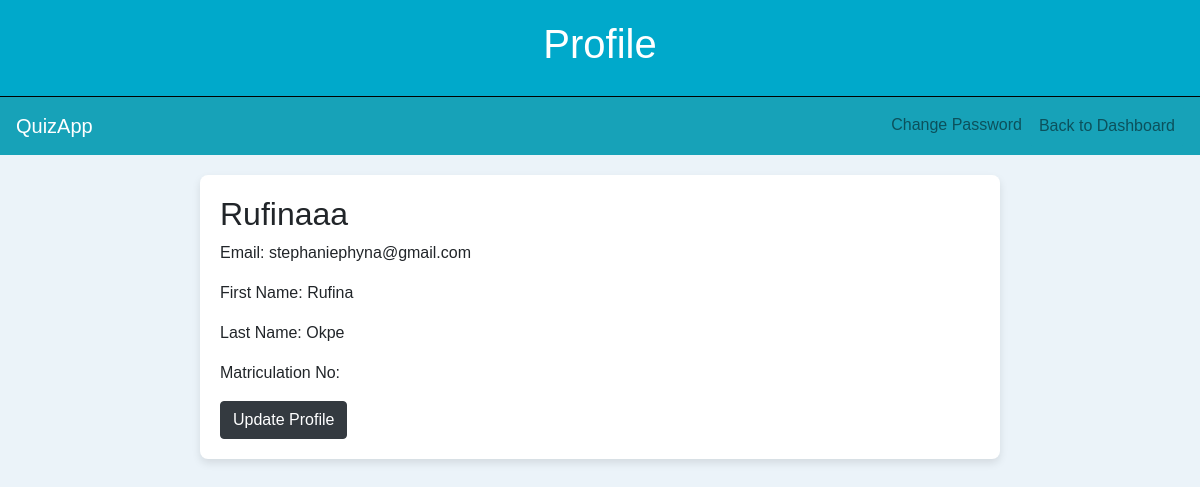
/api/profile/ (signed in), run on the app's committed database.
### quiz/models.py (models this page shows, shortened)
class CustomUser(AbstractBaseUser):
    username = models.CharField(max_length=30, unique=True)
    email = models.EmailField(max_length=255, unique=True)
    first_name = models.CharField(max_length=100, default='')
    last_name = models.CharField(max_length=100, default='')
    registration_number = models.CharField(max_length=255, unique=True, default="some_default_value")
    ROLE_CHOICES = (('quiz_master', 'Quiz Master'), ('quiz_taker', 'Quiz Taker'))
    role = models.CharField(max_length=20, choices=ROLE_CHOICES, default='quiz_taker')
    additional_info = models.TextField(blank=True, null=True)
    is_active = models.BooleanField(default=True)
    is_staff = models.BooleanField(default=False)
    is_superuser = models.BooleanField(default=False)
    date_joined = models.DateTimeField(default=timezone.now)
    objects = MyUserManager()
    USERNAME_FIELD = 'email'
    REQUIRED_FIELDS = ['username']
    @property
    def is_quiz_master(self):
        return self.role == 'quiz_master'

### quiz/views.py (the view)
# urls.py: path('profile/', profile_view, name='profile'),
@login_required
def profile_view(request):
    user = request.user
    dashboard_url = 'quiz_master_dashboard' if user.is_quiz_master else 'quiz_taker_dashboard'
    context = {
        'user': user,
        'dashboard_url': dashboard_url
    }
    return render(request, 'profile.html', context)

### templates/profile.html (shortened to what this page needs)
<!DOCTYPE html>
<html lang="en">
<head>
    <link href="https://stackpath.bootstrapcdn.com/bootstrap/4.5.2/css/bootstrap.min.css" rel="stylesheet">
</head>
<body>
    <header>
        <h1>Profile</h1>
    </header>
    <nav class="navbar navbar-expand-lg navbar-light bg-info">
        <a class="navbar-brand text-white" href="#">QuizApp</a>
        <div class="collapse navbar-collapse" id="navbarNav">
            <ul class="navbar-nav ml-auto">
                <li class="nav-item">
                    <a class="nav-link" href="{% url 'change_password' %}">Change Password</a>
                </li>
                <li class="nav-item">
                    <form action="{% url dashboard_url %}" method="POST">
                        <button type="submit" class="btn btn-info nav-link">Back to Dashboard</button>
                    </form>
                </li>
            </ul>
        </div>
    </nav>
    <main>
        <div>
            <h2>{{ user.username }}</h2>
            <p>Email: {{ user.email }}</p>
            <p>First Name: {{ user.first_name }}</p>
            <p>Last Name: {{ user.last_name }}</p>
            <p>Matriculation No: {{ user.mat_no }}</p>
            <a href="{% url 'update_profile' %}" class="btn btn-dark">Update Profile</a>
        </div>
    </main>
</body>
</html>

### templates/profile.html (style rules this page uses)
body { font-family: Arial, sans-serif; background-color: #ebf3f9; }
header { background-color: #00a9cb; color: #fff; padding: 20px; text-align: center; font-weight: bolder; border-bottom: 1px solid #000000; }
main { padding: 20px; max-width: 800px; margin: 20px auto; background-color: #fff; border-radius: 8px; box-shadow: 0 4px 8px rgba(0, 0, 0, 0.1); }
button { background-color: #023047; color: #fff; border: none; padding: 10px 15px; cursor: pointer; border-radius: 4px; }
.navbar { margin-bottom: 20px; }
.navbar-nav .nav-link { color: #fff; }

### data on the page
CustomUser: username "Rufinaaa", email "stephaniephyna@gmail.com", first_name "Rufina", last_name "Okpe"
